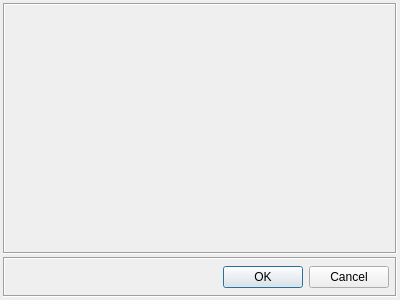
<?xml version="1.0" encoding="UTF-8"?>
<ui version="4.0">
 <class>p_gvsspuskForm</class>
 <widget class="QDialog" name="p_gvsspuskForm">
  <property name="geometry">
   <rect>
    <x>0</x>
    <y>0</y>
    <width>400</width>
    <height>300</height>
   </rect>
  </property>
  <property name="windowTitle">
   <string>Dialog</string>
  </property>
  <layout class="QGridLayout" name="gridLayout">
   <property name="margin">
    <number>3</number>
   </property>
   <property name="spacing">
    <number>3</number>
   </property>
   <item row="0" column="0">
    <widget class="QFrame" name="frame">
     <property name="frameShape">
      <enum>QFrame::Box</enum>
     </property>
     <property name="frameShadow">
      <enum>QFrame::Sunken</enum>
     </property>
    </widget>
   </item>
   <item row="1" column="0">
    <widget class="QFrame" name="frame_2">
     <property name="minimumSize">
      <size>
       <width>0</width>
       <height>40</height>
      </size>
     </property>
     <property name="maximumSize">
      <size>
       <width>16777215</width>
       <height>40</height>
      </size>
     </property>
     <property name="frameShape">
      <enum>QFrame::Box</enum>
     </property>
     <property name="frameShadow">
      <enum>QFrame::Sunken</enum>
     </property>
     <layout class="QGridLayout" name="gridLayout_2">
      <property name="margin">
       <number>6</number>
      </property>
      <item row="0" column="0">
       <spacer name="horizontalSpacer">
        <property name="orientation">
         <enum>Qt::Horizontal</enum>
        </property>
        <property name="sizeHint" stdset="0">
         <size>
          <width>184</width>
          <height>20</height>
         </size>
        </property>
       </spacer>
      </item>
      <item row="0" column="1">
       <widget class="QDialogButtonBox" name="buttonBox">
        <property name="minimumSize">
         <size>
          <width>0</width>
          <height>25</height>
         </size>
        </property>
        <property name="standardButtons">
         <set>QDialogButtonBox::Cancel|QDialogButtonBox::Ok</set>
        </property>
       </widget>
      </item>
     </layout>
    </widget>
   </item>
  </layout>
 </widget>
 <resources/>
 <connections/>
</ui>
